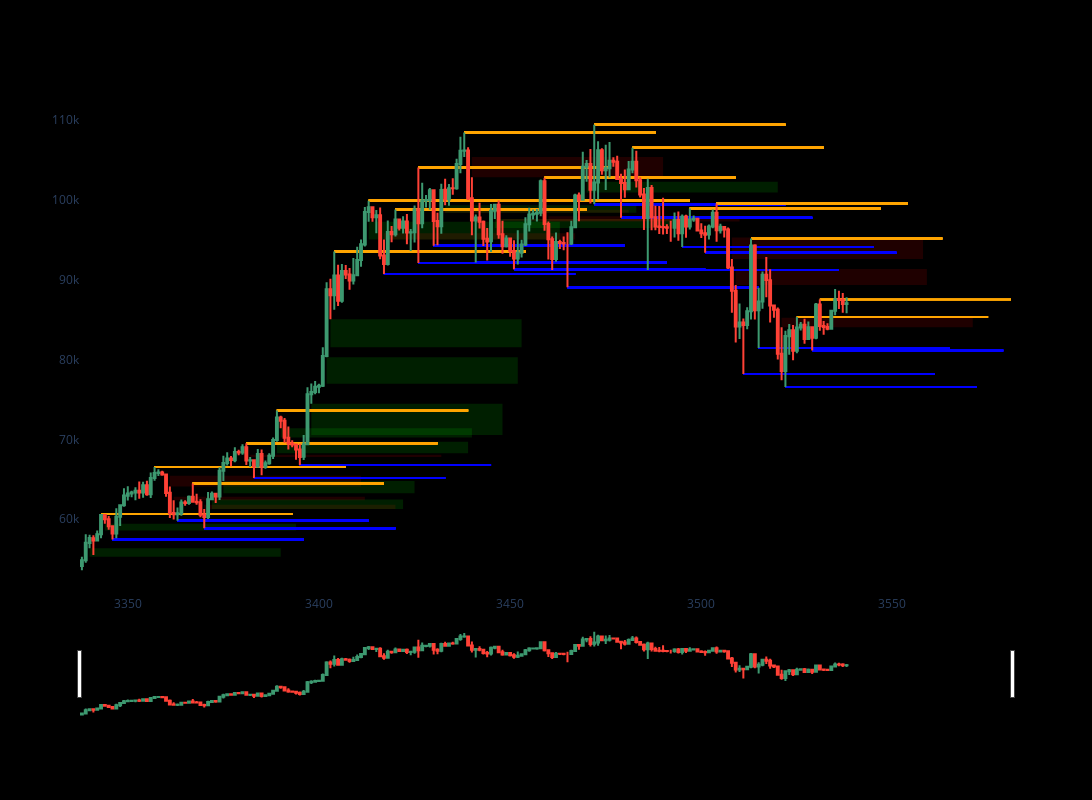

This figure's notebook cell:
### Markdown cell above
# Visualize Key Levels

### Code cell
def plot_fvg_and_key_levels(df, start_idx, end_idx, extension=30):
    """
    Plots candlesticks, FVG zones, and key levels (support/resistance) for a
    subset of a DataFrame from `start_idx` to `end_idx`.
    
    The FVG column is expected to have tuples of the form:
        (fvg_type, start_price, end_price, trigger_index)

    The key_levels column is expected to have dictionaries of the form:
        {
          "support": [(idx, price), (idx, price), ...],
          "resistance": [(idx, price), (idx, price), ...]
        }

    Parameters:
    -----------
    df : pd.DataFrame
        Must contain: "Open", "High", "Low", "Close", "FVG", "key_levels".
    start_idx : int
        Starting row index for plotting.
    end_idx : int
        Ending row index for plotting.
    extension : int
        How far (in x-axis units/index steps) to extend the FVG rectangles
        and key-level lines.
    
    Returns:
    --------
    fig : plotly.graph_objects.Figure
        A Plotly Figure with the candlesticks, FVG, and key-level lines.
    """
    
    # Slice the DataFrame to the desired plotting range
    dfpl = df.loc[start_idx:end_idx]

    # Create the figure
    fig = go.Figure()

    # -- 1) Add Candlestick Chart --
    fig.add_trace(go.Candlestick(
        x=dfpl.index,
        open=dfpl["Open"],
        high=dfpl["High"],
        low=dfpl["Low"],
        close=dfpl["Close"],
        name="Candles"
    ))

    # -- 2) Add FVG Zones --
    for i, row in dfpl.iterrows():
        # Check if "FVG" is a valid tuple: (fvg_type, start_price, end_price, trigger_index)
        if isinstance(row.get("FVG"), tuple):
            fvg_type, start_price, end_price, trigger_idx = row["FVG"]

            # Choose a fill color based on bullish vs. bearish
            if fvg_type == "bullish":
                color = "rgba(0, 255, 0, 0.3)"   # greenish
            else:
                color = "rgba(255, 0, 0, 0.3)"   # reddish

            fig.add_shape(
                type="rect",
                x0=trigger_idx, 
                x1=trigger_idx + extension,
                y0=start_price,
                y1=end_price,
                fillcolor=color,
                opacity=0.4,
                layer="below",
                line=dict(width=0),
            )

    # -- 3) Add Key Levels as Horizontal Lines --
    for i, row in dfpl.iterrows():
        key_levels = row.get("key_levels", None)
        if key_levels:
            # key_levels is a dict: {"support": [(idx, val), ...], "resistance": [(idx, val), ...]}
            support_levels = key_levels.get("support", [])
            resistance_levels = key_levels.get("resistance", [])

            # Plot support levels
            for (gen_idx, s_price) in support_levels:
                # We only draw the line if gen_idx is in (start_idx, end_idx)
                # You can decide to relax/omit this check if you want lines from outside the window.
                if start_idx <= gen_idx <= end_idx:
                    fig.add_shape(
                        type="line",
                        x0=gen_idx,
                        x1=gen_idx + extension,
                        y0=s_price,
                        y1=s_price,
                        line=dict(color="blue", width=2),
                        layer="below"
                    )

            # Plot resistance levels
            for (gen_idx, r_price) in resistance_levels:
                if start_idx <= gen_idx <= end_idx:
                    fig.add_shape(
                        type="line",
                        x0=gen_idx,
                        x1=gen_idx + extension,
                        y0=r_price,
                        y1=r_price,
                        line=dict(color="orange", width=2),
                        layer="below"
                    )

    # -- 4) Figure Aesthetics --
    fig.update_layout(
        width=1200,
        height=800,
        xaxis=dict(showgrid=False),
        yaxis=dict(showgrid=False),
        plot_bgcolor='black',
        paper_bgcolor='black'
    )
    return fig

fig = plot_fvg_and_key_levels(btc, start_idx=len(btc)-201, end_idx=len(btc)-1, extension=50)
fig.show()
